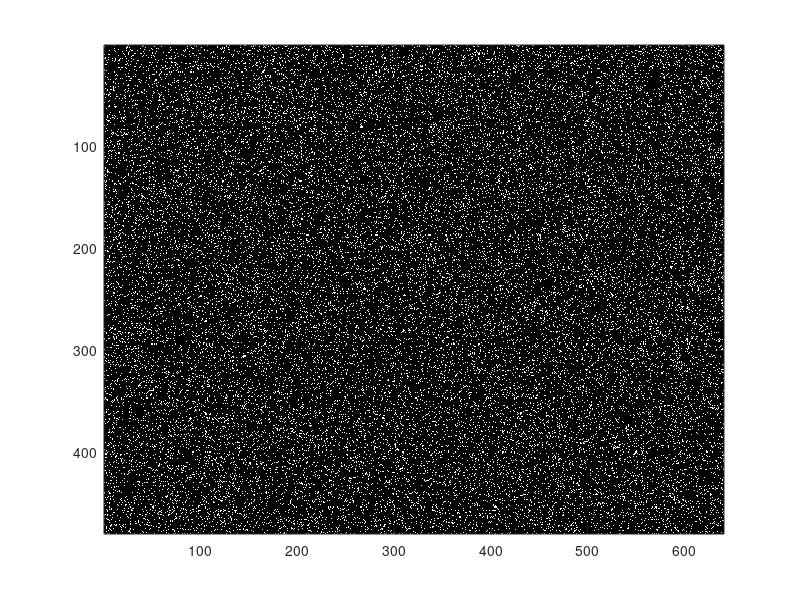

Here is the MATLAB script that generated this plot: (Note: this script raises an error after producing the figure.)
%%
%%SHIFT + (sin(2*pi * t)) * AMPLITUDE + 2 * (randn() * NOISE-(NOISE/2))

function main
clc,clear all,close all;
global PIX_COEF NOISE_COEF PARTICLES IMSIZE VEL DT FILENAME;

FILENAME = 'velDump.txt';
if exist(FILENAME, 'file')==2
  fid = fopen(FILENAME,'w');
  fclose(fid);
  delete(FILENAME);
  delete('movie.mat');
end



%rows, cols
IMSIZE = [16*15*2 16*20*2];
PERCENT_PARTICLE = 0.1;
%Frame Time Interval
DT=0.5;
%BOXSIZE =[50 60];
%BOXCOEFF=IMSIZE./BOXSIZE;
%DEFAULT
AMPLITUDE = [2 2];
SHIFT = [4 0];
%
NOISE_COEF = 0.05;

PIX_COEF = repmat(struct('Sx',SHIFT(1),'Sy',SHIFT(2),'Ax',AMPLITUDE(1),'Ay',AMPLITUDE(2),'Nx',AMPLITUDE(2),'Ny',AMPLITUDE(2)), IMSIZE(1), IMSIZE(2) );

VEL=repmat(struct('Vx',0,'Vy',0), IMSIZE(1), IMSIZE(2) );



% 
% for r=1:IMSIZE(1)
%     for c=1:IMSIZE(2)        
%         %noise of the sine function
%         NOISE = struct('X',AMPLITUDE(1) * NOISE_COEF,'Y', AMPLITUDE(2) * NOISE_COEF);
%         PIX_COEF(r,c).Nx = 2 * (randn() * NOISE.X-(NOISE.X/2)) ;% Generate Sine Wave
%         PIX_COEF(r,c).Ny = 2 * (randn() * NOISE.Y-(NOISE.Y/2)); % Generate Sine Wave
%         
%     end
% end

MAXVEL = (max(SHIFT) +  3*max(AMPLITUDE))*1.41;

%%FARKLI KAYDIRMAK ICIN
%SU ANDA KULLANILMIYOR
if false
    for r=1:IMSIZE(1)
        for c=1:IMSIZE(2)
            if( r <IMSIZE(1)/2)
                PIX_COEF(r,c).Sx = 4.0;
            end
        end
    end
end


%PARTICLES = repmat(struct('Sx',0,'Sy',0),prod(IMSIZE) * PERCENT_PARTICLE);
%PARTICLES(:) = floor(rand(1,size(PARTICLES,2))*IMSIZE(1)) + 1;
%PARTICLES(:).Sy = floor(rand(1,size(PARTICLES,2))*IMSIZE(1)) + 1;


PARTICLES = ones(5,int32(prod(IMSIZE) * PERCENT_PARTICLE ));
PARTICLES(1,:)= floor(rand(1,size(PARTICLES,2))*IMSIZE(1)) + 1;
PARTICLES(2,:)= floor(rand(1,size(PARTICLES,2))*IMSIZE(2)) + 1 ;
PARTICLES(3,:)= ones(1,size(PARTICLES,2));
PARTICLES(4,:)= rand(1,size(PARTICLES,2));
PARTICLES(5,:)= rand(1,size(PARTICLES,2));

%hist(-100*PARTICLES(1,:).*PARTICLES(2,:),1800)

%TIME CONTROL
for t=1:60;
    tic
    %PARTICLE CONTROL
    %%
    %IMAGE GENERATION    
    IMG = zeros([IMSIZE 3]);
    for p=1:size(PARTICLES,2)
        PARTICLES(:,p);
        
        moveSine(p,t);
        IMG(PARTICLES(1,p),PARTICLES(2,p))=0;
        %if(p<300)
        %    IMG(PARTICLES(1,p),PARTICLES(2,p),1)=PARTICLES(3,p);
        %    IMG(PARTICLES(1,p),PARTICLES(2,p),2)=PARTICLES(4,p);
        %    IMG(PARTICLES(1,p),PARTICLES(2,p),3)=PARTICLES(5,p);
        %else
        IMG(PARTICLES(1,p),PARTICLES(2,p),1)=PARTICLES(3,p);
        IMG(PARTICLES(1,p),PARTICLES(2,p),2)=PARTICLES(3,p);
        IMG(PARTICLES(1,p),PARTICLES(2,p),3)=PARTICLES(3,p);
        
        %end
        
        PARTICLES(:,p);
    end
    figure(1)
    imagesc(IMG);
    drawnow;  
    imwrite(rgb2gray(IMG),sprintf('CustomSyntetic/im%d_%fp.tif',t,PERCENT_PARTICLE));   
    %continue;
    %%
    for r=1:IMSIZE(1)
        for c=1:IMSIZE(2)
            COEF = PIX_COEF(r,c);
            %DELTA_COL = COEF.Sx + (sin(2*pi * t/20)) * COEF.Ax + COEF.Nx ;% Generate Sine Wave
            %DELTA_ROW = COEF.Sy + (sin(2*pi * t/20)) * COEF.Ay + COEF.Ny; % Generate Sine Wave
            
            DELTA_COL = COEF.Sx + (sin(2*pi * c/IMSIZE(2)*5) + sin(2*pi * r/IMSIZE(1)*3) + rand()) * COEF.Ax  ;% Generate Sine Wave
            DELTA_ROW = COEF.Sy + (sin(2*pi * c/IMSIZE(2)*3) + sin(2*pi * r/IMSIZE(1)*5) + rand()) * COEF.Ay ; % Generate Sine Wave
            
            VEL(r,c).Vx=DELTA_COL/DT ;
            %* BOXCOEFF(2);
            VEL(r,c).Vy=DELTA_ROW/DT ;
            %* BOXCOEFF(1);
        end
    end
    %velSave(t);    
    %avgVEL = cell2mat(struct2cell(VEL(5:9:end,5:9:end)));
    %avgVEL = cell2mat(struct2cell(VEL));
    avgVEL = cell2mat(struct2cell(VEL(8:16:end,8:16:end)));
    %figure(1)
    %imshow(IMG);
    %imwrite(rgb2gray(IMG),sprintf('CustomSyntetic/im%d.tif',t));
    
    hFig=figure(2);
    clf    
    %imshow(ones(IMSIZE))
    %truesize(hFig,IMSIZE*2)
    hold on
    %quiver(5:9:IMSIZE(2),5:9:IMSIZE(1),reshape(avgVEL(1,:,:),size(avgVEL,2),size(avgVEL,3)),reshape(avgVEL(2,:,:),size(avgVEL,2),size(avgVEL,3)),0.5)     
    %quiverc(5:9:IMSIZE(2),5:9:IMSIZE(1),reshape(avgVEL(1,:,:),size(avgVEL,2),size(avgVEL,3)),reshape(avgVEL(2,:,:),size(avgVEL,2),size(avgVEL,3)))     
    %ncquiverref(5:9:IMSIZE(2),5:9:IMSIZE(1),reshape(avgVEL(1,:,:),size(avgVEL,2),size(avgVEL,3)),reshape(avgVEL(2,:,:),size(avgVEL,2),size(avgVEL,3)),'m/s','max','true','col',[1:0.5:MAXVEL])     
    %ncquiverref(1:IMSIZE(2),1:IMSIZE(1),reshape(avgVEL(1,:,:),size(avgVEL,2),size(avgVEL,3)),reshape(avgVEL(2,:,:),size(avgVEL,2),size(avgVEL,3)),'m/s','max','true','col',[1:0.5:MAXVEL])     
    ncquiverref(8:16:IMSIZE(2),8:16:IMSIZE(1),reshape(avgVEL(1,:,:),size(avgVEL,2),size(avgVEL,3)),reshape(avgVEL(2,:,:),size(avgVEL,2),size(avgVEL,3)),'m/s','max','true','col',[1:0.5:MAXVEL])     
    hold off
    M(t) = getframe;
    toc
    t
end
%save('movie.mat','M');
%movie(M,1,1);

%index of a point and the time
function moveSine(pi,t)
global PIX_COEF PARTICLES IMSIZE;
%get the point's row,col
P=PARTICLES(:,pi);
%get the sine coefficiants at x,y
COEF = PIX_COEF(P(1),P(2));

%DELTA_COL = COEF.Sx + (sin(2*pi * t)) * COEF.Ax + COEF.Nx ;% Generate Sine Wave
%DELTA_ROW = COEF.Sy + (sin(2*pi * t)) * COEF.Ay + COEF.Ny; % Generate Sine Wave

DELTA_COL = COEF.Sx + (sin(2*pi * P(2)/IMSIZE(2)*5) + sin(2*pi * P(1)/IMSIZE(1)*3) ) * COEF.Ax  ;% Generate Sine Wave
DELTA_ROW = COEF.Sy + (sin(2*pi * P(2)/IMSIZE(2)*3) + sin(2*pi * P(1)/IMSIZE(1)*5) ) * COEF.Ay; % Generate Sine Wave
            


%X2_data = SHIFT(1) + (sin(2*pi * t)) * AMPLITUDE(1) ;
PARTICLES(1,pi) = P(1)+ round(DELTA_ROW);
PARTICLES(2,pi) = P(2)+ round(DELTA_COL);
if(PARTICLES(1,pi)> IMSIZE(1))
    PARTICLES(1,pi)=PARTICLES(1,pi)-IMSIZE(1);
end

if(PARTICLES(2,pi)> IMSIZE(2))
    PARTICLES(2,pi)=PARTICLES(2,pi)-IMSIZE(2);
end

if(PARTICLES(1,pi)< 1)
    PARTICLES(1,pi)= IMSIZE(1);
end

if(PARTICLES(2,pi)< 1)
    PARTICLES(2,pi)= 1;
end

function velSave(t)
global VEL IMSIZE DT FILENAME;
fid = fopen(FILENAME,'a');
fprintf(fid,'ROW\tCOL\tFrameSeq#\tFrameCaptureTime\tFrameInterval(ms)\t%d\t%d\t%d\t%f\t%f\n',IMSIZE(1),IMSIZE(2),t,t*DT,DT);
for i=1:size(VEL,1)
    for j=1:size(VEL,2)        
        fprintf(fid,'%.3f,%.3f\t',VEL(i,j).Vx, VEL(i,j).Vy);
    end
     fprintf(fid,'\n');
end
fclose(fid);